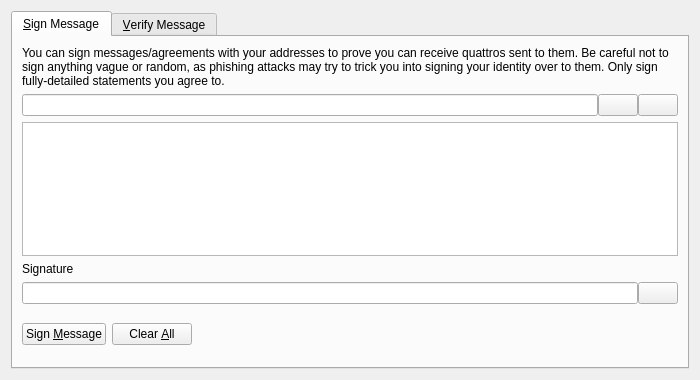
<?xml version="1.0" encoding="UTF-8"?>
<ui version="4.0">
 <class>SignVerifyMessageDialog</class>
 <widget class="QDialog" name="SignVerifyMessageDialog">
  <property name="geometry">
   <rect>
    <x>0</x>
    <y>0</y>
    <width>700</width>
    <height>380</height>
   </rect>
  </property>
  <property name="windowTitle">
   <string>Signatures - Sign / Verify a Message</string>
  </property>
  <property name="modal">
   <bool>true</bool>
  </property>
  <layout class="QVBoxLayout" name="verticalLayout">
   <item>
    <widget class="QTabWidget" name="tabWidget">
     <property name="currentIndex">
      <number>0</number>
     </property>
     <widget class="QWidget" name="tabSignMessage">
      <attribute name="title">
       <string>&amp;Sign Message</string>
      </attribute>
      <layout class="QVBoxLayout" name="verticalLayout_SM">
       <item>
        <widget class="QLabel" name="infoLabel_SM">
         <property name="text">
          <string>You can sign messages/agreements with your addresses to prove you can receive quattros sent to them. Be careful not to sign anything vague or random, as phishing attacks may try to trick you into signing your identity over to them. Only sign fully-detailed statements you agree to.</string>
         </property>
         <property name="textFormat">
          <enum>Qt::PlainText</enum>
         </property>
         <property name="wordWrap">
          <bool>true</bool>
         </property>
        </widget>
       </item>
       <item>
        <layout class="QHBoxLayout" name="horizontalLayout_1_SM">
         <property name="spacing">
          <number>0</number>
         </property>
         <item>
          <widget class="QValidatedLineEdit" name="addressIn_SM">
           <property name="toolTip">
            <string>The Quattro address to sign the message with</string>
           </property>
          </widget>
         </item>
         <item>
          <widget class="QPushButton" name="addressBookButton_SM">
           <property name="toolTip">
            <string>Choose previously used address</string>
           </property>
           <property name="text">
            <string/>
           </property>
           <property name="icon">
            <iconset resource="../bitcoin.qrc">
             <normaloff>:/icons/address-book</normaloff>:/icons/address-book</iconset>
           </property>
           <property name="shortcut">
            <string>Alt+A</string>
           </property>
           <property name="autoDefault">
            <bool>false</bool>
           </property>
          </widget>
         </item>
         <item>
          <widget class="QPushButton" name="pasteButton_SM">
           <property name="toolTip">
            <string>Paste address from clipboard</string>
           </property>
           <property name="text">
            <string/>
           </property>
           <property name="icon">
            <iconset resource="../bitcoin.qrc">
             <normaloff>:/icons/editpaste</normaloff>:/icons/editpaste</iconset>
           </property>
           <property name="shortcut">
            <string>Alt+P</string>
           </property>
           <property name="autoDefault">
            <bool>false</bool>
           </property>
          </widget>
         </item>
        </layout>
       </item>
       <item>
        <widget class="QPlainTextEdit" name="messageIn_SM">
         <property name="toolTip">
          <string>Enter the message you want to sign here</string>
         </property>
        </widget>
       </item>
       <item>
        <widget class="QLabel" name="signatureLabel_SM">
         <property name="text">
          <string>Signature</string>
         </property>
         <property name="textFormat">
          <enum>Qt::PlainText</enum>
         </property>
        </widget>
       </item>
       <item>
        <layout class="QHBoxLayout" name="horizontalLayout_2_SM">
         <property name="spacing">
          <number>0</number>
         </property>
         <item>
          <widget class="QLineEdit" name="signatureOut_SM">
           <property name="font">
            <font>
             <italic>true</italic>
            </font>
           </property>
           <property name="readOnly">
            <bool>true</bool>
           </property>
          </widget>
         </item>
         <item>
          <widget class="QPushButton" name="copySignatureButton_SM">
           <property name="toolTip">
            <string>Copy the current signature to the system clipboard</string>
           </property>
           <property name="text">
            <string/>
           </property>
           <property name="icon">
            <iconset resource="../bitcoin.qrc">
             <normaloff>:/icons/editcopy</normaloff>:/icons/editcopy</iconset>
           </property>
           <property name="autoDefault">
            <bool>false</bool>
           </property>
          </widget>
         </item>
        </layout>
       </item>
       <item>
        <layout class="QHBoxLayout" name="horizontalLayout_3_SM">
         <item>
          <widget class="QPushButton" name="signMessageButton_SM">
           <property name="toolTip">
            <string>Sign the message to prove you own this Quattro address</string>
           </property>
           <property name="text">
            <string>Sign &amp;Message</string>
           </property>
           <property name="icon">
            <iconset resource="../bitcoin.qrc">
             <normaloff>:/icons/edit</normaloff>:/icons/edit</iconset>
           </property>
           <property name="autoDefault">
            <bool>false</bool>
           </property>
          </widget>
         </item>
         <item>
          <widget class="QPushButton" name="clearButton_SM">
           <property name="toolTip">
            <string>Reset all sign message fields</string>
           </property>
           <property name="text">
            <string>Clear &amp;All</string>
           </property>
           <property name="icon">
            <iconset resource="../bitcoin.qrc">
             <normaloff>:/icons/remove</normaloff>:/icons/remove</iconset>
           </property>
           <property name="autoDefault">
            <bool>false</bool>
           </property>
          </widget>
         </item>
         <item>
          <spacer name="horizontalSpacer_1_SM">
           <property name="orientation">
            <enum>Qt::Horizontal</enum>
           </property>
           <property name="sizeHint" stdset="0">
            <size>
             <width>40</width>
             <height>48</height>
            </size>
           </property>
          </spacer>
         </item>
         <item>
          <widget class="QLabel" name="statusLabel_SM">
           <property name="font">
            <font>
             <weight>75</weight>
             <bold>true</bold>
            </font>
           </property>
           <property name="text">
            <string/>
           </property>
           <property name="wordWrap">
            <bool>true</bool>
           </property>
          </widget>
         </item>
         <item>
          <spacer name="horizontalSpacer_2_SM">
           <property name="orientation">
            <enum>Qt::Horizontal</enum>
           </property>
           <property name="sizeHint" stdset="0">
            <size>
             <width>40</width>
             <height>48</height>
            </size>
           </property>
          </spacer>
         </item>
        </layout>
       </item>
      </layout>
     </widget>
     <widget class="QWidget" name="tabVerifyMessage">
      <attribute name="title">
       <string>&amp;Verify Message</string>
      </attribute>
      <layout class="QVBoxLayout" name="verticalLayout_VM">
       <item>
        <widget class="QLabel" name="infoLabel_VM">
         <property name="text">
          <string>Enter the receiver's address, message (ensure you copy line breaks, spaces, tabs, etc. exactly) and signature below to verify the message. Be careful not to read more into the signature than what is in the signed message itself, to avoid being tricked by a man-in-the-middle attack. Note that this only proves the signing party receives with the address, it cannot prove sendership of any transaction!</string>
         </property>
         <property name="textFormat">
          <enum>Qt::PlainText</enum>
         </property>
         <property name="alignment">
          <set>Qt::AlignLeading|Qt::AlignLeft|Qt::AlignTop</set>
         </property>
         <property name="wordWrap">
          <bool>true</bool>
         </property>
        </widget>
       </item>
       <item>
        <layout class="QHBoxLayout" name="horizontalLayout_1_VM">
         <property name="spacing">
          <number>0</number>
         </property>
         <item>
          <widget class="QValidatedLineEdit" name="addressIn_VM">
           <property name="toolTip">
            <string>The Quattro address the message was signed with</string>
           </property>
          </widget>
         </item>
         <item>
          <widget class="QPushButton" name="addressBookButton_VM">
           <property name="toolTip">
            <string>Choose previously used address</string>
           </property>
           <property name="text">
            <string/>
           </property>
           <property name="icon">
            <iconset resource="../bitcoin.qrc">
             <normaloff>:/icons/address-book</normaloff>:/icons/address-book</iconset>
           </property>
           <property name="shortcut">
            <string>Alt+A</string>
           </property>
           <property name="autoDefault">
            <bool>false</bool>
           </property>
          </widget>
         </item>
        </layout>
       </item>
       <item>
        <widget class="QPlainTextEdit" name="messageIn_VM"/>
       </item>
       <item>
        <widget class="QValidatedLineEdit" name="signatureIn_VM"/>
       </item>
       <item>
        <layout class="QHBoxLayout" name="horizontalLayout_2_VM">
         <item>
          <widget class="QPushButton" name="verifyMessageButton_VM">
           <property name="toolTip">
            <string>Verify the message to ensure it was signed with the specified Quattro address</string>
           </property>
           <property name="text">
            <string>Verify &amp;Message</string>
           </property>
           <property name="icon">
            <iconset resource="../bitcoin.qrc">
             <normaloff>:/icons/transaction_0</normaloff>:/icons/transaction_0</iconset>
           </property>
           <property name="autoDefault">
            <bool>false</bool>
           </property>
          </widget>
         </item>
         <item>
          <widget class="QPushButton" name="clearButton_VM">
           <property name="toolTip">
            <string>Reset all verify message fields</string>
           </property>
           <property name="text">
            <string>Clear &amp;All</string>
           </property>
           <property name="icon">
            <iconset resource="../bitcoin.qrc">
             <normaloff>:/icons/remove</normaloff>:/icons/remove</iconset>
           </property>
           <property name="autoDefault">
            <bool>false</bool>
           </property>
          </widget>
         </item>
         <item>
          <spacer name="horizontalSpacer_1_VM">
           <property name="orientation">
            <enum>Qt::Horizontal</enum>
           </property>
           <property name="sizeHint" stdset="0">
            <size>
             <width>40</width>
             <height>48</height>
            </size>
           </property>
          </spacer>
         </item>
         <item>
          <widget class="QLabel" name="statusLabel_VM">
           <property name="font">
            <font>
             <weight>75</weight>
             <bold>true</bold>
            </font>
           </property>
           <property name="text">
            <string/>
           </property>
           <property name="wordWrap">
            <bool>true</bool>
           </property>
          </widget>
         </item>
         <item>
          <spacer name="horizontalSpacer_2_VM">
           <property name="orientation">
            <enum>Qt::Horizontal</enum>
           </property>
           <property name="sizeHint" stdset="0">
            <size>
             <width>40</width>
             <height>48</height>
            </size>
           </property>
          </spacer>
         </item>
        </layout>
       </item>
      </layout>
     </widget>
    </widget>
   </item>
  </layout>
 </widget>
 <customwidgets>
  <customwidget>
   <class>QValidatedLineEdit</class>
   <extends>QLineEdit</extends>
   <header>qt/qvalidatedlineedit.h</header>
  </customwidget>
 </customwidgets>
 <resources>
  <include location="../bitcoin.qrc"/>
 </resources>
 <connections/>
</ui>
